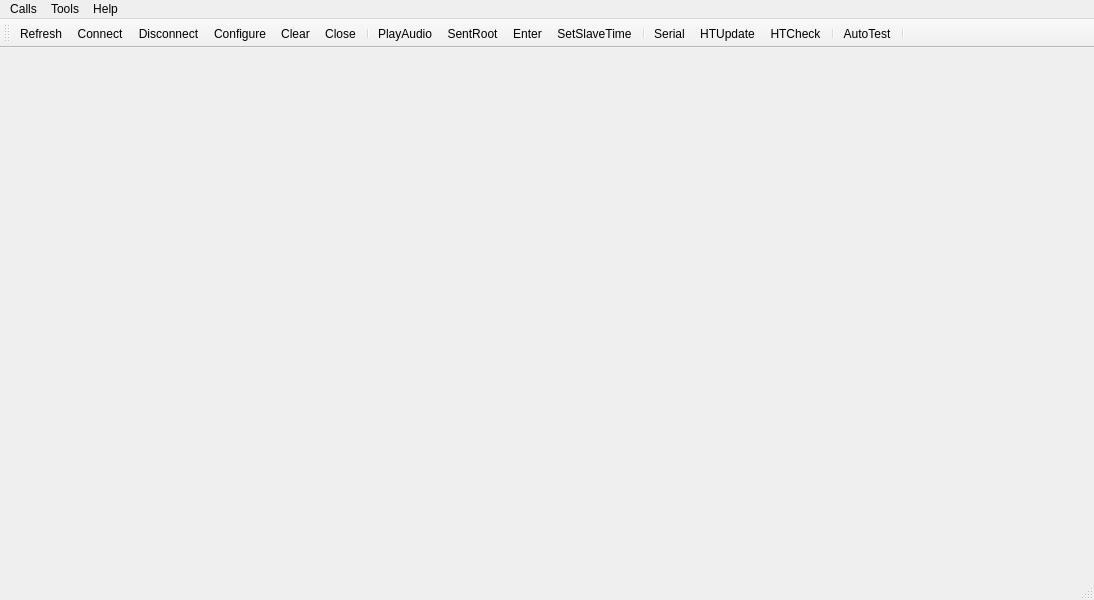
<?xml version="1.0" encoding="UTF-8"?>
<ui version="4.0">
 <class>MainWindow</class>
 <widget class="QMainWindow" name="MainWindow">
  <property name="geometry">
   <rect>
    <x>0</x>
    <y>0</y>
    <width>1094</width>
    <height>600</height>
   </rect>
  </property>
  <property name="sizeIncrement">
   <size>
    <width>800</width>
    <height>480</height>
   </size>
  </property>
  <property name="contextMenuPolicy">
   <enum>Qt::DefaultContextMenu</enum>
  </property>
  <property name="windowTitle">
   <string>HardwareTest Master</string>
  </property>
  <widget class="QWidget" name="centralWidget"/>
  <widget class="QMenuBar" name="menuBar">
   <property name="geometry">
    <rect>
     <x>0</x>
     <y>0</y>
     <width>1094</width>
     <height>22</height>
    </rect>
   </property>
   <widget class="QMenu" name="menuCalls">
    <property name="title">
     <string>Calls</string>
    </property>
    <addaction name="actionRefresh"/>
    <addaction name="actionDisconnect"/>
    <addaction name="actionConnect"/>
    <addaction name="separator"/>
    <addaction name="actionClose"/>
   </widget>
   <widget class="QMenu" name="menuTools">
    <property name="title">
     <string>Tools</string>
    </property>
    <addaction name="actionConfigure"/>
    <addaction name="actionClear"/>
    <addaction name="separator"/>
    <addaction name="actionSentroot"/>
    <addaction name="actionEnter"/>
    <addaction name="actionSetSlaveTime"/>
    <addaction name="actionSerial"/>
    <addaction name="actionAutoTest"/>
    <addaction name="actionPlayAudio"/>
    <addaction name="separator"/>
    <addaction name="actionHunterTimeUpdate"/>
    <addaction name="actionHunterStoreTimeCheck"/>
   </widget>
   <widget class="QMenu" name="menuHelp">
    <property name="title">
     <string>Help</string>
    </property>
    <addaction name="actionAbout"/>
   </widget>
   <addaction name="menuCalls"/>
   <addaction name="menuTools"/>
   <addaction name="menuHelp"/>
  </widget>
  <widget class="QToolBar" name="mainToolBar">
   <property name="contextMenuPolicy">
    <enum>Qt::DefaultContextMenu</enum>
   </property>
   <property name="allowedAreas">
    <set>Qt::LeftToolBarArea|Qt::RightToolBarArea|Qt::TopToolBarArea</set>
   </property>
   <property name="orientation">
    <enum>Qt::Horizontal</enum>
   </property>
   <property name="toolButtonStyle">
    <enum>Qt::ToolButtonTextUnderIcon</enum>
   </property>
   <attribute name="toolBarArea">
    <enum>TopToolBarArea</enum>
   </attribute>
   <attribute name="toolBarBreak">
    <bool>false</bool>
   </attribute>
   <addaction name="actionRefresh"/>
   <addaction name="actionConnect"/>
   <addaction name="actionDisconnect"/>
   <addaction name="actionConfigure"/>
   <addaction name="actionClear"/>
   <addaction name="actionClose"/>
   <addaction name="separator"/>
   <addaction name="actionPlayAudio"/>
   <addaction name="actionSentroot"/>
   <addaction name="actionEnter"/>
   <addaction name="actionSetSlaveTime"/>
   <addaction name="separator"/>
   <addaction name="actionSerial"/>
   <addaction name="actionHunterTimeUpdate"/>
   <addaction name="actionHunterStoreTimeCheck"/>
   <addaction name="separator"/>
   <addaction name="actionAutoTest"/>
   <addaction name="separator"/>
  </widget>
  <widget class="QStatusBar" name="statusBar"/>
  <action name="actionConnect">
   <property name="icon">
    <iconset resource="hardwaretest_master.qrc">
     <normaloff>:/images/connect.png</normaloff>:/images/connect.png</iconset>
   </property>
   <property name="text">
    <string>Connect</string>
   </property>
  </action>
  <action name="actionDisconnect">
   <property name="icon">
    <iconset resource="hardwaretest_master.qrc">
     <normaloff>:/images/disconnect.png</normaloff>:/images/disconnect.png</iconset>
   </property>
   <property name="text">
    <string>Disconnect</string>
   </property>
  </action>
  <action name="actionClose">
   <property name="icon">
    <iconset resource="hardwaretest_master.qrc">
     <normaloff>:/images/application-exit.png</normaloff>:/images/application-exit.png</iconset>
   </property>
   <property name="text">
    <string>Close</string>
   </property>
  </action>
  <action name="actionSentroot">
   <property name="icon">
    <iconset resource="hardwaretest_master.qrc">
     <normaloff>:/images/root.png</normaloff>:/images/root.png</iconset>
   </property>
   <property name="text">
    <string>SentRoot</string>
   </property>
   <property name="toolTip">
    <string>SentRoot</string>
   </property>
  </action>
  <action name="actionEnter">
   <property name="icon">
    <iconset resource="hardwaretest_master.qrc">
     <normaloff>:/images/enter.png</normaloff>:/images/enter.png</iconset>
   </property>
   <property name="text">
    <string>Enter</string>
   </property>
  </action>
  <action name="actionRefresh">
   <property name="icon">
    <iconset resource="hardwaretest_master.qrc">
     <normaloff>:/images/refresh.png</normaloff>:/images/refresh.png</iconset>
   </property>
   <property name="text">
    <string>Refresh</string>
   </property>
  </action>
  <action name="actionSetSlaveTime">
   <property name="icon">
    <iconset resource="hardwaretest_master.qrc">
     <normaloff>:/images/setTime.png</normaloff>:/images/setTime.png</iconset>
   </property>
   <property name="text">
    <string>SetSlaveTime</string>
   </property>
  </action>
  <action name="actionConfigure">
   <property name="icon">
    <iconset resource="hardwaretest_master.qrc">
     <normaloff>:/images/settings.png</normaloff>:/images/settings.png</iconset>
   </property>
   <property name="text">
    <string>Configure</string>
   </property>
  </action>
  <action name="actionClear">
   <property name="icon">
    <iconset resource="hardwaretest_master.qrc">
     <normaloff>:/images/clear.png</normaloff>:/images/clear.png</iconset>
   </property>
   <property name="text">
    <string>Clear</string>
   </property>
  </action>
  <action name="actionAbout">
   <property name="text">
    <string>About</string>
   </property>
  </action>
  <action name="actionSerial">
   <property name="icon">
    <iconset resource="hardwaretest_master.qrc">
     <normaloff>:/images/serial.png</normaloff>:/images/serial.png</iconset>
   </property>
   <property name="text">
    <string>Serial</string>
   </property>
  </action>
  <action name="actionAutoTest">
   <property name="icon">
    <iconset resource="hardwaretest_master.qrc">
     <normaloff>:/images/Test.png</normaloff>:/images/Test.png</iconset>
   </property>
   <property name="text">
    <string>AutoTest</string>
   </property>
  </action>
  <action name="actionPlayAudio">
   <property name="icon">
    <iconset resource="hardwaretest_master.qrc">
     <normaloff>:/images/player.png</normaloff>:/images/player.png</iconset>
   </property>
   <property name="text">
    <string>PlayAudio</string>
   </property>
  </action>
  <action name="actionHunterTimeUpdate">
   <property name="icon">
    <iconset resource="hardwaretest_master.qrc">
     <normaloff>:/images/update.jpg</normaloff>:/images/update.jpg</iconset>
   </property>
   <property name="text">
    <string>HTUpdate</string>
   </property>
  </action>
  <action name="actionHunterStoreTimeCheck">
   <property name="icon">
    <iconset resource="hardwaretest_master.qrc">
     <normaloff>:/images/confirm.jpg</normaloff>:/images/confirm.jpg</iconset>
   </property>
   <property name="text">
    <string>HTCheck</string>
   </property>
  </action>
 </widget>
 <layoutdefault spacing="6" margin="11"/>
 <resources>
  <include location="hardwaretest_master.qrc"/>
 </resources>
 <connections/>
</ui>
